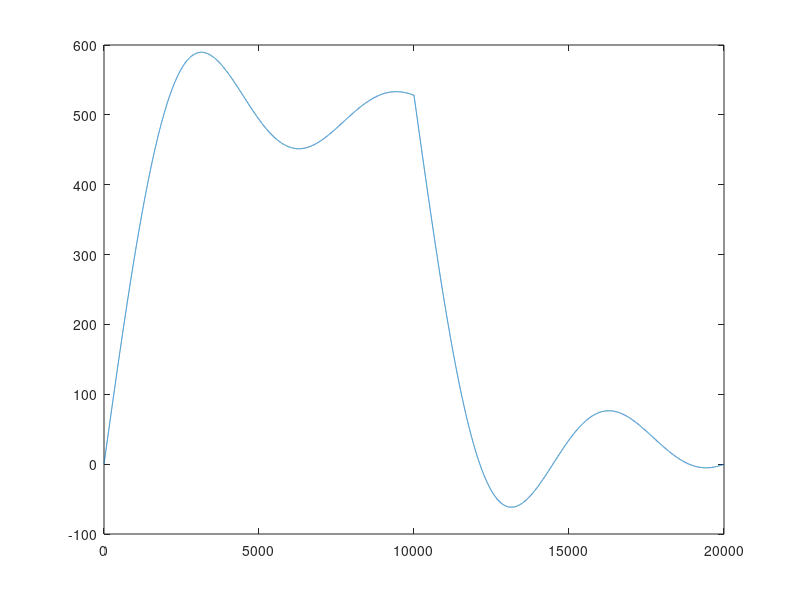

MATLAB code to generate this figure:
t = linspace(0.000001,10,10000);
for i=1:10000
    a(i) = sin(t(i))/(pi*t(i));
end
b = ones(1,10000);

c = conv(a,b);
plot(c)